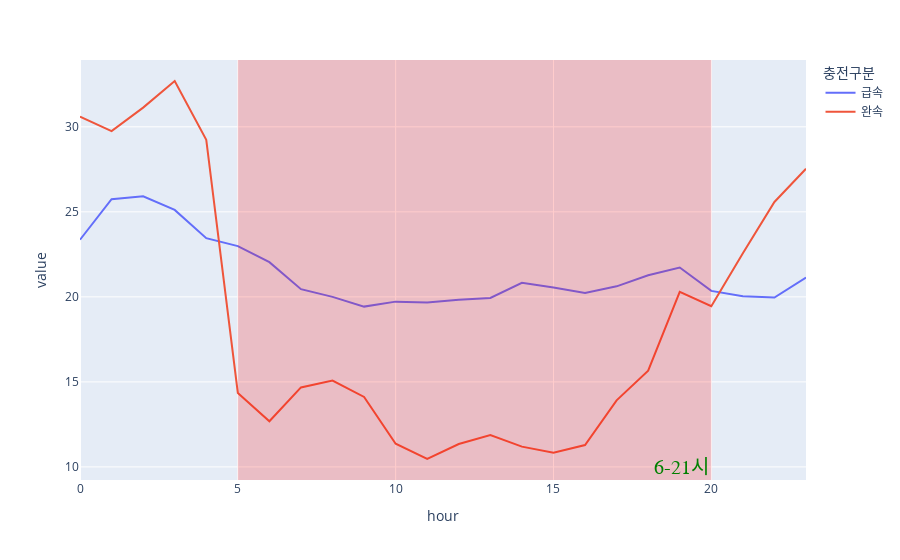

Notebook cell for this chart:
### Code cell
#pxline
fig = px.line(hour_charge_df)
fig.add_vrect(x0=5, x1=20, line_width=0, fillcolor="red", opacity=0.2,
              annotation_text="6-21시", 
              annotation_position="bottom right",
              annotation_font_size=20,
              annotation_font_color="green",
              annotation_font_family="Times New Roman")
fig.show()

### Figure 1 — Plotly figure (JSON) as saved in the notebook; plotly's stock layout.template omitted (floating-point values rounded to 4 significant figures)
{"data": [{"hovertemplate": "충전구분=급속<br>hour=%{x}<br>value=%{y}<extra></extra>", "legendgroup": "급속", "line": {"color": "#636efa", "dash": "solid"}, "marker": {"symbol": "circle"}, "mode": "lines", "name": "급속", "orientation": "v", "showlegend": true, "type": "scatter", "x": [0, 1, 2, 3, 4, 5, 6, 7, 8, 9, 10, 11, 12, 13, 14, 15, 16, 17, 18, 19, 20, 21, 22, 23], "xaxis": "x", "y": [23.36, 25.74, 25.92, 25.11, 23.45, 22.99, 22.04, 20.45, 20.0, 19.43, 19.72, 19.68, 19.83, 19.94, 20.83, 20.55, 20.23, 20.62, 21.27, 21.73, 20.35, 20.03, 19.96, 21.14], "yaxis": "y"}, {"hovertemplate": "충전구분=완속<br>hour=%{x}<br>value=%{y}<extra></extra>", "legendgroup": "완속", "line": {"color": "#EF553B", "dash": "solid"}, "marker": {"symbol": "circle"}, "mode": "lines", "name": "완속", "orientation": "v", "showlegend": true, "type": "scatter", "x": [0, 1, 2, 3, 4, 5, 6, 7, 8, 9, 10, 11, 12, 13, 14, 15, 16, 17, 18, 19, 20, 21, 22, 23], "xaxis": "x", "y": [30.6, 29.75, 31.13, 32.69, 29.23, 14.35, 12.68, 14.68, 15.07, 14.11, 11.36, 10.47, 11.35, 11.87, 11.19, 10.84, 11.29, 13.91, 15.66, 20.3, 19.45, 22.56, 25.58, 27.53], "yaxis": "y"}], "layout": {"annotations": [{"font": {"color": "green", "family": "Times New Roman", "size": 20}, "showarrow": false, "text": "6-21시", "x": 20, "xanchor": "right", "xref": "x", "y": 0, "yanchor": "bottom", "yref": "y domain"}], "legend": {"title": {"text": "충전구분"}, "tracegroupgap": 0}, "margin": {"t": 60}, "shapes": [{"fillcolor": "red", "line": {"width": 0}, "opacity": 0.2, "type": "rect", "x0": 5, "x1": 20, "xref": "x", "y0": 0, "y1": 1, "yref": "y domain"}], "xaxis": {"anchor": "y", "domain": [0, 1], "title": {"text": "hour"}}, "yaxis": {"anchor": "x", "domain": [0, 1], "title": {"text": "value"}}}}
